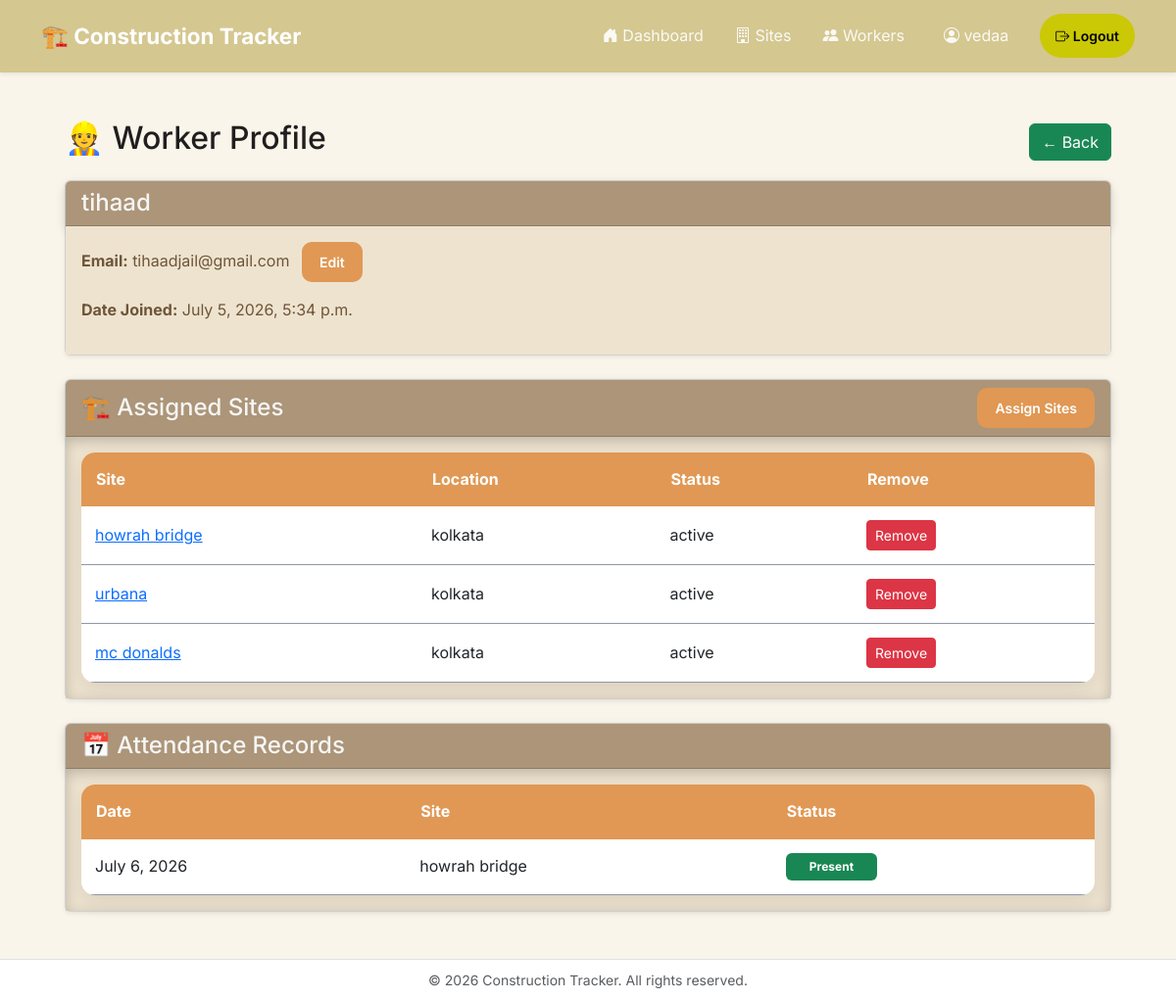
Page /dashboard/worker_list/3/ (signed in) on the earlier database version.
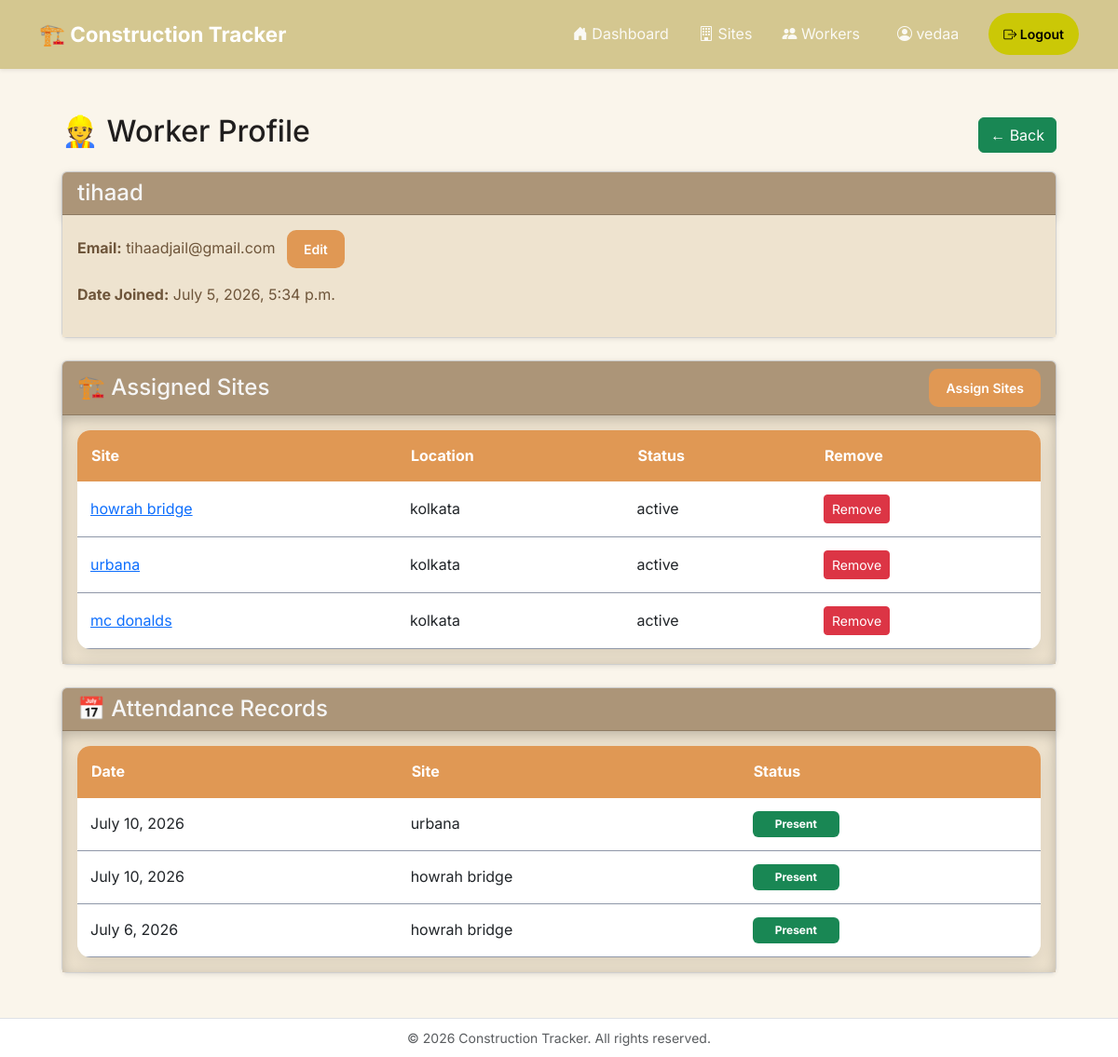
Same page on the later database version.
### logs/models.py (models this page shows, shortened)
class Site(models.Model):
    STATUS_CHOICES=[
        ('active','Active'),
        ('on hold', 'On Hold'),
        ('completed', 'Completed'),
    ]
    status=models.CharField(max_length=20, choices=STATUS_CHOICES, default='active')
    name=models.CharField(max_length=200)
    location=models.CharField(max_length=200)
    start_date=models.DateField()
    company_name=models.CharField(max_length=200)
    created_by=models.ForeignKey(User, on_delete=models.CASCADE)
    created_at=models.DateTimeField(auto_now_add=True)
    workers=models.ManyToManyField(User, related_name='assigned_sites', blank=True)

class Attendance(models.Model):
    worker = models.ForeignKey(User, on_delete=models.CASCADE)
    worksite = models.ForeignKey(Site, on_delete=models.CASCADE)
    attendance_date = models.DateField()
    present_or_absent = models.BooleanField()
    marked_at = models.DateTimeField(default=timezone.now)
    class Meta:
        constraints = [
            models.UniqueConstraint(
                fields=["worker", "worksite", "attendance_date"],
                name="one_attendance_per_worker_site_day",
            )
        ]

### logs/views.py (the view)
# urls.py: path("dashboard/worker_list/<int:pk>/", views.worker_profile, name='worker_profile'),
@login_required
@manager_required
def worker_profile(request, pk):
    worker=get_object_or_404(User, pk=pk,userprofile__role='worker')
    assigned_sites=worker.assigned_sites.all()
    attendance_records=Attendance.objects.filter(worker=worker).select_related('worksite').order_by('-attendance_date')
    total_present=attendance_records.filter(present_or_absent=True).count()
    total_absent=attendance_records.filter(present_or_absent=False).count()
    context = {
        "worker": worker,
        "assigned_sites": assigned_sites,
        "attendance_records": attendance_records,
        "total_present": total_present,
        "total_absent": total_absent,
    }
    return render(request, "worker_profile.html", context)

### logs/context_processors.py (called while the page is built)
def user_role(request):
    role = None
    if request.user.is_authenticated and not request.user.is_superuser:
        profile = UserProfile.objects.filter(user=request.user).first()
        if profile:
            role = profile.role
    return {
        "user_role": role
    }

### logs/views.py (called while the page is built)
def manager_required(view_func):
    @wraps(view_func)
    @login_required
    def wrapped(request, *args, **kwargs):
        if request.user.is_superuser:
            return view_func(request, *args, **kwargs)
        profile = UserProfile.objects.filter(user=request.user).first()
        if profile is None or profile.role != "manager":
            raise PermissionDenied
        return view_func(request, *args, **kwargs)
    return wrapped

### logs/templates/worker_profile.html (shortened to what the changed rows need)
{% extends 'base.html' %}
{% block content %}
<div class="container-fluid px-4 mt-4">
    <div class="d-flex justify-content-between align-items-center mb-3">
        <h2>👷 Worker Profile</h2>
    </div>
    <div class="card shadow-sm mb-4">
        <div class="card-body table-container assigned-sites-body">
            {% if assigned_sites %}
            <table class="logs-table">
                <thead>
                    <tr>
                        <th>Site</th>
                        <th>Location</th>
                        <th>Status</th>
                        <th>Remove</th>
                    </tr>
                </thead>
                <tbody>
                {% for site in assigned_sites %}
                    <tr>
                        <td>
                            <a href="{% url 'site_detail' site.pk %}">
                                {{ site.name }}
                            </a>
                        </td>
                        <td>{{ site.location }}</td>
                        <td>{{ site.status }}</td>
                        <td>
                            <form method="POST" action="{% url 'remove_assigned_site' worker.pk site.pk %}">
                                <button type="submit" class="btn btn-danger btn-sm">
                                    Remove
                                </button>
                            </form>
                    </tr>
                {% endfor %}
                </tbody>
            </table>
            {% else %}
            <p class="text-muted mb-0">
                No sites assigned to this worker.
            </p>
            {% endif %}
        </div>
    </div>
    <div class="card shadow-sm mb-4">
        <div class="card-body table-container attendance-records-body">
            {% if attendance_records %}
            <table class="logs-table">
                <thead>
                    <tr>
                        <th>Date</th>
                        <th>Site</th>
                        <th>Status</th>
                    </tr>
                </thead>
                <tbody>
                {% for attendance in attendance_records %}
                    <tr>
                        <td>{{ attendance.attendance_date }}</td>
                        <td>{{ attendance.worksite.name }}</td>
                        <td>
                            {% if attendance.present_or_absent %}
                                <span class="badge px-4 py-2 bg-success">
                                    Present
                                </span>
                            {% else %}
                                <span class="badge px-4 py-2 bg-danger">
                                    Absent
                                </span>
                            {% endif %}
                        </td>
                    </tr>
                {% endfor %}
                </tbody>
            </table>
            {% else %}
            <p class="text-muted mb-0">
                No attendance records available.
            </p>
            {% endif %}
        </div>
    </div>
</div>
{% endblock %}

Differences in the rows shown:
added Attendance: attendance_date "July 10, 2026", worksite.name "urbana", present_or_absent "Present"
added Attendance: attendance_date "July 10, 2026", worksite.name "howrah bridge", present_or_absent "Present"
